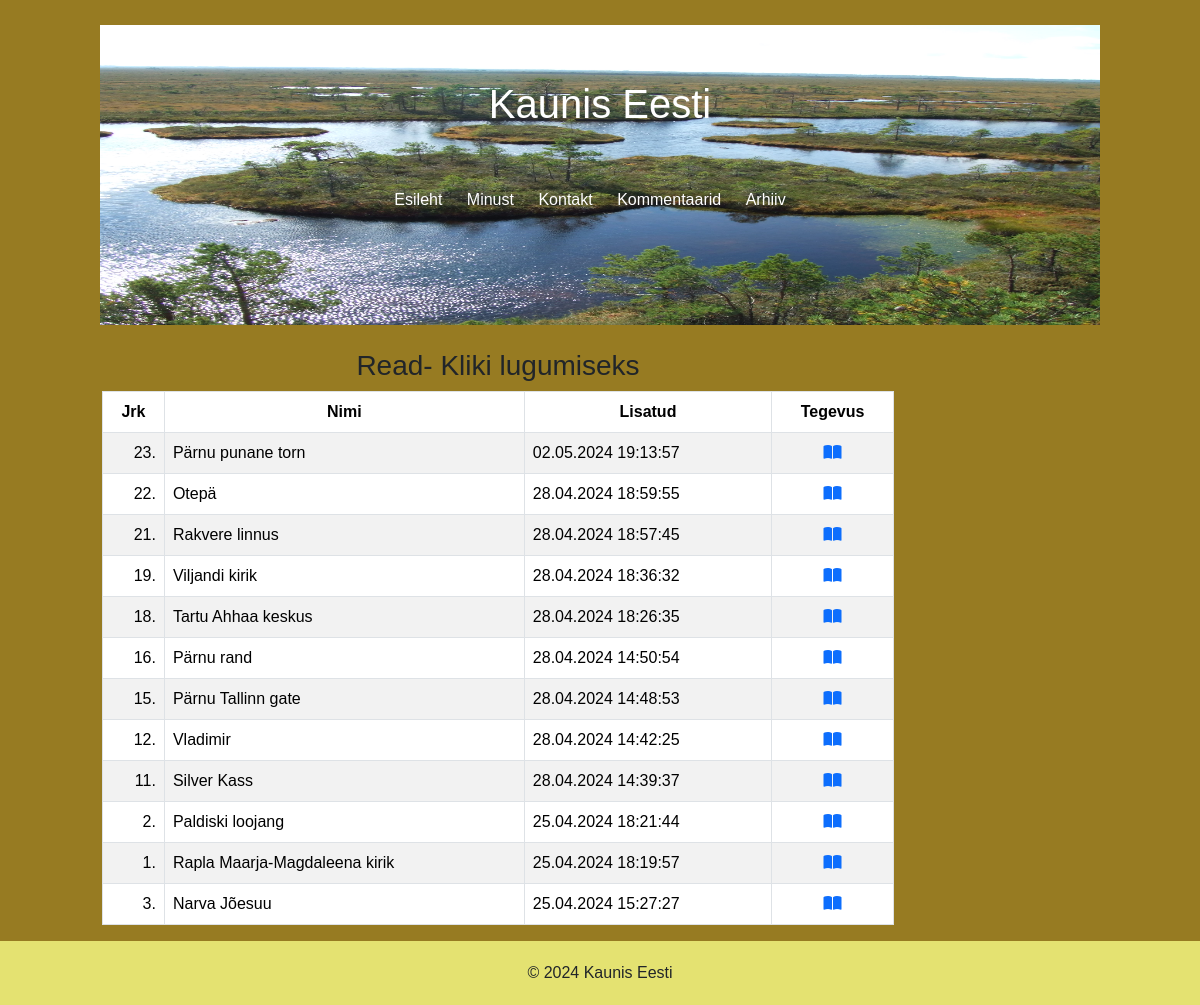
The app's page /read.php with its own data.
### tables this page shows
CREATE TABLE `blog` (
  `id` int NOT NULL,
  `name` varchar(127) NOT NULL,
  `text` text NOT NULL,
  `picture` text NOT NULL,
  `added` datetime NOT NULL
);

### read.php (the view, shortened to what this page needs)
<!DOCTYPE html>
<html lang="en">
<head>
    <link href="https://cdn.jsdelivr.net/npm/bootstrap@5.3.3/dist/css/bootstrap.min.css" rel="stylesheet">
    <link rel="stylesheet" href="https://cdnjs.cloudflare.com/ajax/libs/font-awesome/6.5.1/css/all.min.css" />
    <link rel="stylesheet" href="styles.css">
</head>
<body>
    <header style="margin-top: 25px;">
        <h1 class="text-white" style="margin-top: 35px;">Kaunis Eesti</h1>
        <nav style="margin-top: 60px;">
          <ul>
            <li ><a href="index.php"><p class="text-white">Esileht</p></a></li>
            <li><a href="minust.html"><p class="text-white">Minust</p></a></li>
            <li><a href="kontakt.html"><p class="text-white">Kontakt</p></a></li>
            <li><a href="kommentaarid.html"><p class="text-white">Kommentaarid</p></a></li>
            <li><a href="arhiiv.php"><p class="text-white">Arhiiv</p></a></li>
          </ul>
        </nav>
    </header>
    <br>
<?php
require_once 'config/mysqli.php';
?>
    <div class="row">
        <div class="col-sm-1"></div>
        <div class="col-sm-8">
            <h3 class="text-center">Read- Kliki lugumiseks</h3>
                <?php
            $pdo = new PDO($dsn, $user, $pass, $options);
            $blogs = $pdo->query('SELECT * FROM blog ORDER BY added DESC');
            if($blogs !== false) {
            ?>
                <table class="table table-bordered table-striped table-hover mt-2">
                    <thead class="text-center">
                        <tr>
                            <th>Jrk</th>
                            <th>Nimi</th>
                            <th>Lisatud</th>
                            <th>Tegevus</th>
                        </tr>
                    </thead>
                        <tbody>
                        <?php
                        foreach($blogs as $blog) {
                            $dateTime = new DateTime($blog['added']);
                            $added = $dateTime->format('d.m.Y H:i:s');
                        ?>
                            <tr>
                                <td class="text-end"><?php echo $blog['id'];  ?>.</td>
                                <td><?php echo $blog['name']; ?></td>
                                <td><?php echo $added; ?></td>
                                <td class="text-center">
                                    <a href="blog.php?ids=<?php echo $blog['id']; ?>"><i class="fa-solid fa-book-open text-primary" title="Read"></i></a>
                                </td>
                            </tr>
                        <?php
                        }
                        ?>
                    </tbody>
                </table>
            <?php
            } else {
            ?>
                <p class="text-danger fs-4 text-center fw-bold">Isikuid ei leitud</p>
            <?php
            }
            ?>
        </div>
        <div class="col-sm-2"></div>
    </div>
    <footer>
        &copy; 2024 Kaunis Eesti
    </footer>
    </body>
</html>

### styles.css (style rules this page uses)
body { font-family: Verdana, Geneva, Tahoma, sans-serif; font-size: 1rem; background-color: #917416f1; }
header { height: 300px; margin-left: 100px; margin-right: 100px; padding: 20px; text-align: center; background-image: url("img/Raba.JPG"); background-size: 100% 100%; background-repeat: no-repeat; }
nav ul { list-style-type: none; padding: 0; margin: 0; }
nav ul li { display: inline-block; margin-right: 20px; }
nav ul li a { color: white; text-decoration: none; }
footer { text-align: center; padding: 20px; background-color: #e4e271; }

### records on screen
blog: id "23", name "Pärnu punane torn", added "02.05.2024 19:13:57"
blog: id "22", name "Otepä", added "28.04.2024 18:59:55"
blog: id "21", name "Rakvere linnus", added "28.04.2024 18:57:45"
blog: id "19", name "Viljandi kirik", added "28.04.2024 18:36:32"
blog: id "18", name "Tartu Ahhaa keskus", added "28.04.2024 18:26:35"
blog: id "16", name "Pärnu rand", added "28.04.2024 14:50:54"
blog: id "15", name "Pärnu Tallinn gate", added "28.04.2024 14:48:53"
blog: id "12", name "Vladimir", added "28.04.2024 14:42:25"
blog: id "11", name "Silver Kass", added "28.04.2024 14:39:37"
blog: id "2", name "Paldiski loojang", added "25.04.2024 18:21:44"
blog: id "1", name "Rapla Maarja-Magdaleena kirik", added "25.04.2024 18:19:57"
blog: id "3", name "Narva Jõesuu", added "25.04.2024 15:27:27"
